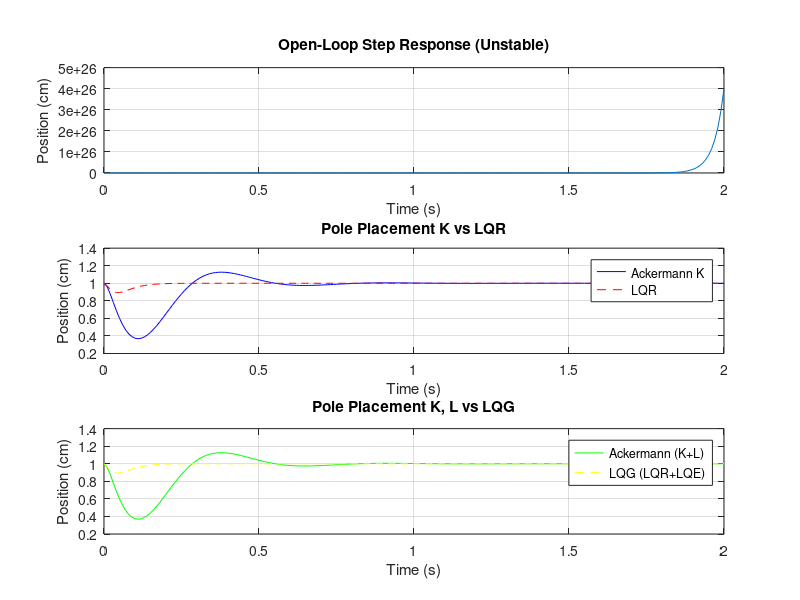
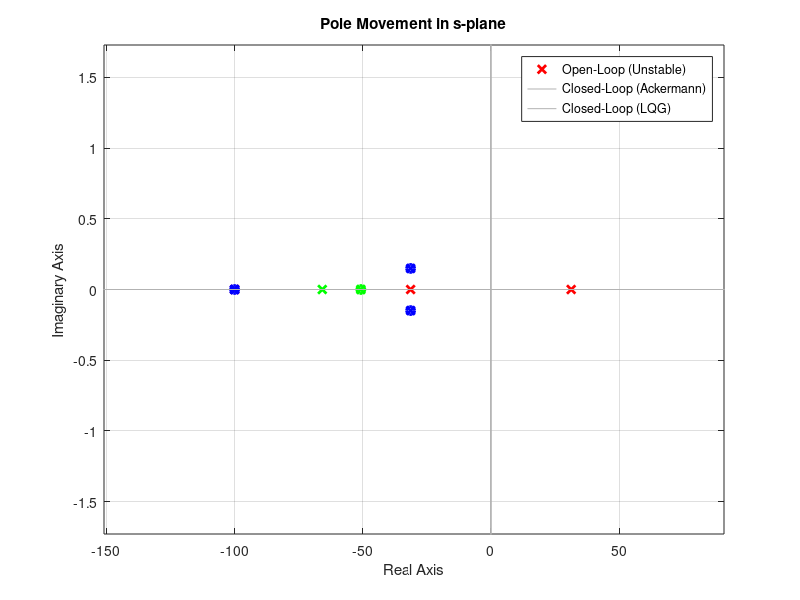

These charts were generated, in order, by the following MATLAB code:
% =========================================================================
% Mechanical Ball Suspension System - CT Simulation
% =========================================================================
clear; clc; close all;

%% [Part 1] System Definition & Linearization
% 1. Physical Parameters (물리적 하드웨어 스펙)
M = 5.0;          % Mass of the ball (kg)
L = 0.01;         % Winding inductance (H)
R = 1.0;          % Winding resistance (Ohm)
g = 9.81;         % Gravitational acceleration (m/s^2) - 9.81로 정밀도 상향

% 2. Operating Point / Equilibrium Point (동작점/평형점 설정)
% 제어기가 가장 잘 동작하기를 원하는 기준 높이를 설정합니다.
y0 = 0.01;        % Operating point position:

% 평형 상태에서의 각 상태 변수 값 (수식 적용)
x10 = y0;         % 위치 (m)
x20 = 0;          % 속도 (m/s) - 평형상태이므로 무조건 0
x30 = sqrt(M * g * x10); % 평형 유지 전류 (A)

% 완벽한 평형점 상태 벡터
x0 = [x10; x20; x30] 

% 3. State-Space Model Setup (Jacobian Linearization)
% 수작업 하드코딩이 아닌, 수식 기반의 동적 행렬 생성
A = [   0,             1,               0;
        g/x10,         0,               -2*sqrt(g / (M * x10));
        0,             0,               -R/L ]
     
B = [   0;
        0;
        1/L ]
     
C = [   1,             0,               0 ];

D = 0;


% 4. Simulation Environment
t = 0:0.01:2;           % Time vector 

% 시뮬레이션 초기 조건 (평형점에서 고요하게 시작하는 것을 기본으로 함)
x0_obs = x0;             % 관측기 초기 추정 = 완벽한 평형점 (Bumpless Transfer)
% x0_obs = [0; 0; 0];    % 관측기가 완전히 헤매는 상황 가정
e = x0 - x0_obs;

r = x10 * ones(size(t)); % Step reference input (평형점 근처 미소영역 내의 값으로 선정)

% 5. Open-Loop Simulation (불안정성 확인)
sys_open = ss(A, B, C, D);
[y_open, ~, x_open] = lsim(sys_open, r, t, x0);


%% [Part 2] Ackermann Controller Design (Pole Placement)
% 1. Performance Specifications
Mp_c = 0.2;              % 20% overshoot
ts_c = 0.5;              % Settling time

% 2. Target Pole Calculation
zeta_c = -log(Mp_c) / sqrt(pi^2 + (log(Mp_c))^2);
wn_c = 3 / (zeta_c * ts_c);     % 5% Setting time criteria

sigma_c = -zeta_c * wn_c;
wd_c = wn_c * sqrt(max(0, 1 - zeta_c^2));

cp1 = sigma_c + 1i*wd_c; % Dominant poles
cp2 = sigma_c - 1i*wd_c;
cp3 = -5 * wn_c;         % Fast non-dominant pole

% 3. Calculate K and Nbar
K_acker = acker(A, B, [cp1 cp2 cp3]);

Z_vec = [0; 0; 0; 1];
N_mat = inv([A, B; C, 0]) * Z_vec;
Nx = N_mat(1:3);                    % 정상 상태에서 필요한 상태 (위치, 속도, 전류)
Nu = N_mat(4);                      % 정상 상태에서 필요한 기본 전압
Nbar_acker = K_acker * Nx + Nu;     % 최종 피드포워드 게인 산출
% Nbar_acker = -1 / (C * ((A - B*K_acker) \ B)); % Steady-state scaling

% 4. Closed-Loop Simulation (Without Observer)
sys_acker = ss(A - B*K_acker, B*Nbar_acker, C, 0);
[y_acker, ~, x_acker] = lsim(sys_acker, r, t, x0);


%% [Part 3] Ackermann Observer Design (Luenberger)
% 1. Observer Specifications (Faster than controller)
Mp_o = 0.1;
ts_o = 0.5; 

zeta_o = -log(Mp_o) / sqrt(pi^2 + (log(Mp_o))^2);
wn_o = 3 / (zeta_o * ts_o);

sigma_o = -zeta_o * wn_o;
wd_o = wn_o * sqrt(max(0, 1 - zeta_o^2));

op1 = sigma_o + 1i*wd_o;
op2 = sigma_o - 1i*wd_o;
op3 = -5 * wn_o;

% 2. Calculate Observer Gain L
L_acker = acker(A', C', [op1 op2 op3])';

% 3. Augmented System (Plant + Observer) Simulation
At_acker = [A - B*K_acker,          B*K_acker;
            zeros(size(A)),         A - L_acker*C];
Bt_acker = [B * Nbar_acker;
            zeros(size(B))];
Ct_acker = [C, zeros(size(C))];

sys_obs_acker = ss(At_acker, Bt_acker, Ct_acker, 0);
[y_obs_acker, ~, x_obs_acker] = lsim(sys_obs_acker, r, t, [x0; e]);


%% [Part 4] LQR Design (Optimal Control)
% 1. Weighting Matrices
Q_lqr = C' * C;          % Penalize position error heavily
R_lqr = 0.01;            % Cheap control effort

% 2. Calculate LQR Gain K
K_lqr = lqr(A, B, Q_lqr, R_lqr);
Nbar_lqr = -1 / (C * ((A - B*K_lqr) \ B));

% 3. LQR Closed-Loop Simulation (Without Observer)
sys_lqr = ss(A - B*K_lqr, B*Nbar_lqr, C, 0);
[y_lqr, ~, x_lqr] = lsim(sys_lqr, r, t, x0);


%% [Part 5] LQE & LQG Design (Kalman Filter + LQR)
% 1. Noise Covariances
G_noise = B;             % Process noise enters at input
Qn = 0.01;               % Process noise variance
Rn = 0.1;                % Measurement noise variance

% 2. Calculate Kalman Gain L
[L_lqe, P_lqe, E_lqe] = lqe(A, G_noise, C, Qn, Rn);

% 3. LQG Augmented System Simulation (LQR + Kalman)
At_lqg = [A - B*K_lqr,      B*K_lqr;
          zeros(size(A)),   A - L_lqe*C];
Bt_lqg = [B * Nbar_lqr;
          zeros(size(B))];
Ct_lqg = [C, zeros(size(C))];

sys_lqg = ss(At_lqg, Bt_lqg, Ct_lqg, 0);
[y_lqg, ~, x_lqg] = lsim(sys_lqg, r, t, [x0; e]);


%% [Part 6] Final Comparisons & Plotting
figure('Name', 'CT Simulation Results', 'Position', [100, 100, 700, 800]);

subplot(3, 1, 1);
plot(t, y_open*100);
xlabel('Time (s)'); ylabel('Position (cm)');
title('Open-Loop Step Response (Unstable)');
grid on;

% Comparison 1: Controller Only
subplot(3, 1, 2);
plot(t, y_acker*100, 'b'); hold on;
plot(t, y_lqr*100, 'r--');
legend('Ackermann K', 'LQR', 'Location', 'best'); 
xlabel('Time (s)'); ylabel('Position (cm)');
title('Pole Placement K vs LQR');
grid on;

% Comparison 2: Full System (Controller + Observer)
subplot(3, 1, 3);
plot(t, y_obs_acker*100, 'g'); hold on;
plot(t, y_lqg*100, 'y--');
legend('Ackermann (K+L)', 'LQG (LQR+LQE)', 'Location', 'best');
xlabel('Time (s)'); ylabel('Position (cm)');
title('Pole Placement K, L vs LQG');
grid on;


%% [Part 7] CT s-Plane Pole-Zero Map Analysis
% --- S-평면 극점 이동 시각화 (pzmap) ---
figure('Name', 'Pole-Zero Map Comparison');
pzmap(sys_open, 'r'); hold on;            % 빨간색 x: 제어 전 (우반면 불안정 극점 존재)
pzmap(sys_obs_acker, 'g'); hold on;       % 초록색 x: ackermann 제어 후
pzmap(sys_lqg, 'b');                      % 파란색 x: LQG 제어 후
legend('Open-Loop (Unstable)', 'Closed-Loop (Ackermann)', 'Closed-Loop (LQG)');
title('Pole Movement in s-plane');

% Display Final Closed-Loop Poles in Command Window
disp('--- Open-Loop Poles ---');
disp(eig(A));

disp('--- Closed-Loop Poles (Controller) ---');
disp('Ackermann:'); disp(eig(A - B*K_acker));
disp('LQR:');       disp(eig(A - B*K_lqr));

disp('--- Error Dynamics Poles (Observer) ---');
disp('Ackermann:'); disp(eig(A - L_acker*C));
disp('Kalman:');     disp(eig(A - L_lqe*C));
